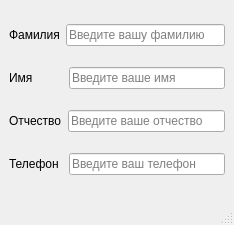
<?xml version="1.0" encoding="UTF-8"?>
<ui version="4.0">
 <class>MainWindow</class>
 <widget class="QMainWindow" name="MainWindow">
  <property name="geometry">
   <rect>
    <x>0</x>
    <y>0</y>
    <width>234</width>
    <height>225</height>
   </rect>
  </property>
  <property name="windowTitle">
   <string>MainWindow</string>
  </property>
  <widget class="QWidget" name="centralwidget">
   <layout class="QHBoxLayout" name="horizontalLayout_5">
    <item>
     <layout class="QVBoxLayout" name="verticalLayout">
      <item>
       <layout class="QHBoxLayout" name="horizontalLayout">
        <item>
         <widget class="QLabel" name="label">
          <property name="text">
           <string>Фамилия</string>
          </property>
         </widget>
        </item>
        <item>
         <widget class="QLineEdit" name="lineEdit">
          <property name="inputMask">
           <string/>
          </property>
          <property name="text">
           <string notr="true"/>
          </property>
          <property name="frame">
           <bool>true</bool>
          </property>
          <property name="placeholderText">
           <string>Введите вашу фамилию</string>
          </property>
          <property name="cursorMoveStyle">
           <enum>Qt::CursorMoveStyle::LogicalMoveStyle</enum>
          </property>
         </widget>
        </item>
       </layout>
      </item>
      <item>
       <layout class="QHBoxLayout" name="horizontalLayout_2">
        <item>
         <widget class="QLabel" name="label_2">
          <property name="enabled">
           <bool>true</bool>
          </property>
          <property name="layoutDirection">
           <enum>Qt::LayoutDirection::LeftToRight</enum>
          </property>
          <property name="text">
           <string>Имя         </string>
          </property>
         </widget>
        </item>
        <item>
         <widget class="QLineEdit" name="lineEdit_2">
          <property name="cursor">
           <cursorShape>OpenHandCursor</cursorShape>
          </property>
          <property name="inputMask">
           <string/>
          </property>
          <property name="text">
           <string notr="true"/>
          </property>
          <property name="frame">
           <bool>true</bool>
          </property>
          <property name="placeholderText">
           <string>Введите ваше имя</string>
          </property>
          <property name="cursorMoveStyle">
           <enum>Qt::CursorMoveStyle::LogicalMoveStyle</enum>
          </property>
         </widget>
        </item>
       </layout>
      </item>
      <item>
       <layout class="QHBoxLayout" name="horizontalLayout_3">
        <item>
         <widget class="QLabel" name="label_3">
          <property name="text">
           <string>Отчество</string>
          </property>
         </widget>
        </item>
        <item>
         <widget class="QLineEdit" name="lineEdit_3">
          <property name="cursor">
           <cursorShape>OpenHandCursor</cursorShape>
          </property>
          <property name="inputMask">
           <string/>
          </property>
          <property name="text">
           <string notr="true"/>
          </property>
          <property name="frame">
           <bool>true</bool>
          </property>
          <property name="placeholderText">
           <string>Введите ваше отчество</string>
          </property>
          <property name="cursorMoveStyle">
           <enum>Qt::CursorMoveStyle::LogicalMoveStyle</enum>
          </property>
         </widget>
        </item>
       </layout>
      </item>
      <item>
       <layout class="QHBoxLayout" name="horizontalLayout_4">
        <item>
         <widget class="QLabel" name="label_4">
          <property name="text">
           <string>Телефон </string>
          </property>
         </widget>
        </item>
        <item>
         <widget class="QLineEdit" name="lineEdit_4">
          <property name="cursor">
           <cursorShape>OpenHandCursor</cursorShape>
          </property>
          <property name="inputMask">
           <string/>
          </property>
          <property name="text">
           <string notr="true"/>
          </property>
          <property name="frame">
           <bool>true</bool>
          </property>
          <property name="placeholderText">
           <string>Введите ваш телефон</string>
          </property>
          <property name="cursorMoveStyle">
           <enum>Qt::CursorMoveStyle::LogicalMoveStyle</enum>
          </property>
         </widget>
        </item>
       </layout>
      </item>
     </layout>
    </item>
   </layout>
  </widget>
  <widget class="QMenuBar" name="menubar">
   <property name="geometry">
    <rect>
     <x>0</x>
     <y>0</y>
     <width>234</width>
     <height>22</height>
    </rect>
   </property>
  </widget>
  <widget class="QStatusBar" name="statusbar"/>
 </widget>
 <resources/>
 <connections/>
</ui>
